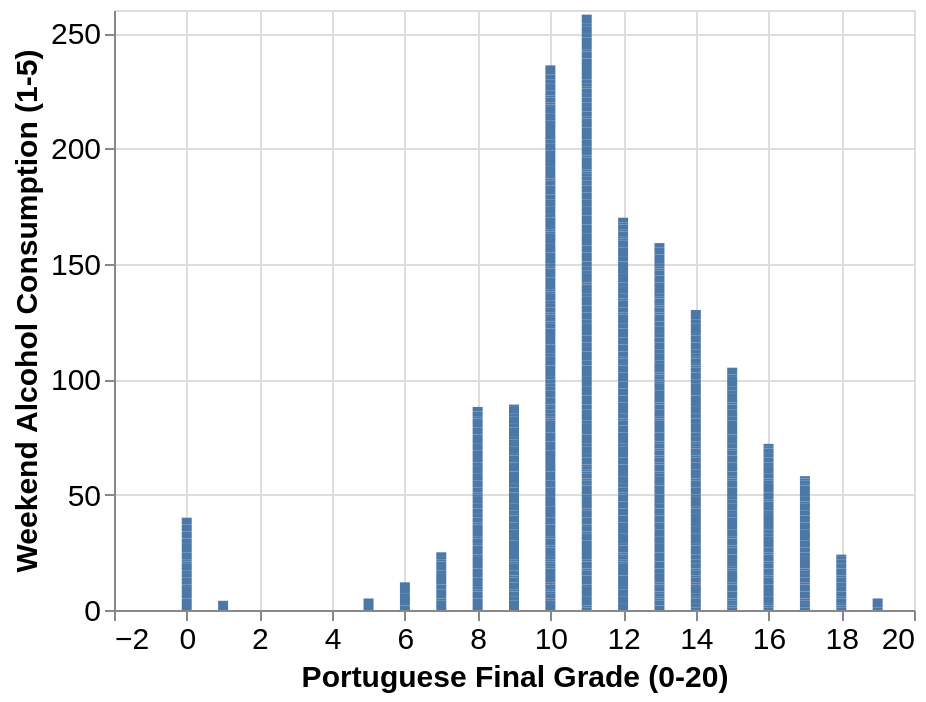

Express this chart as Vega-Lite.
### Vega-Lite specification from a JSON file in a GitHub repository (floating-point values rounded to 4 significant figures; data arrays with more than 128 entries replaced by an {"elided": "..."} marker saying what was removed)
{"config": {"view": {"continuousWidth": 400, "continuousHeight": 300}, "axis": {"labelFontSize": 15, "titleFontSize": 15}}, "data": {"values": {"elided": "649 records"}}, "mark": "bar", "encoding": {"tooltip": [{"field": "G3", "type": "quantitative"}, {"field": "Walc", "type": "quantitative"}], "x": {"axis": {"title": "Portuguese Final Grade (0-20)"}, "field": "G3", "type": "quantitative"}, "y": {"axis": {"title": "Weekend Alcohol Consumption (1-5)"}, "field": "Walc", "type": "quantitative"}}, "$schema": "https://vega.github.io/schema/vega-lite/v5.json"}
